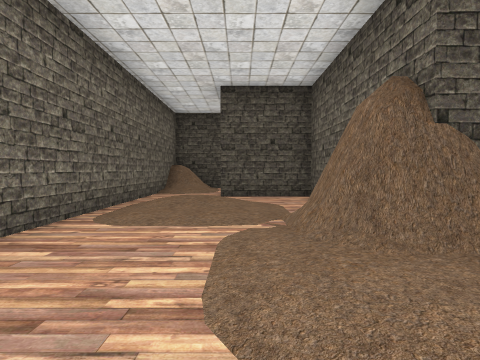
View 1 (above)

22 first-person views from a walk through a scene from a Unity 3-D project. The camera is 1.4 m above the floor, tilts 2° down and sees 80° across. The floor is counted in squares, 2 m on a side. Each view is taken from the middle of a square. On the plan, view 1 faces up. The plan holds only what a view shows up to about 10 squares ahead; the rest is blank. The player is left out.

View 2
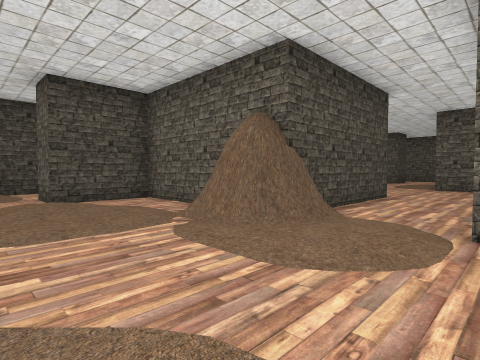

View 3
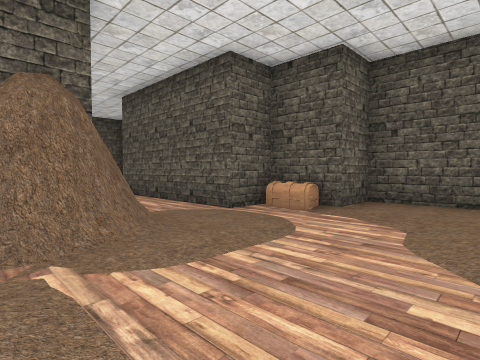

View 4
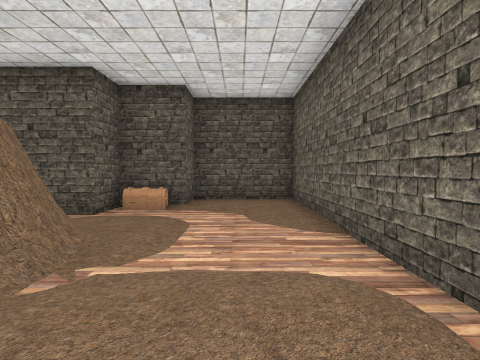

View 5
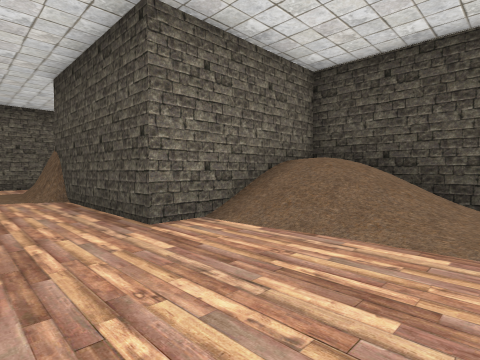

View 6
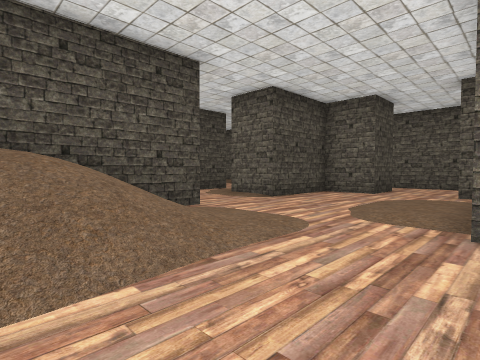

View 7
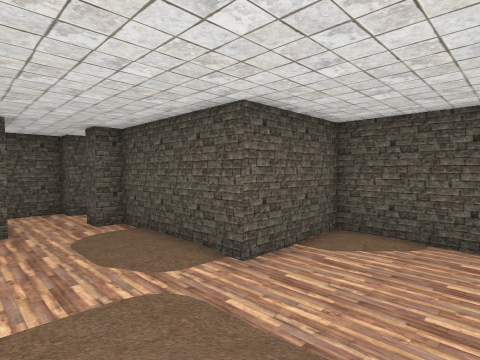

View 8
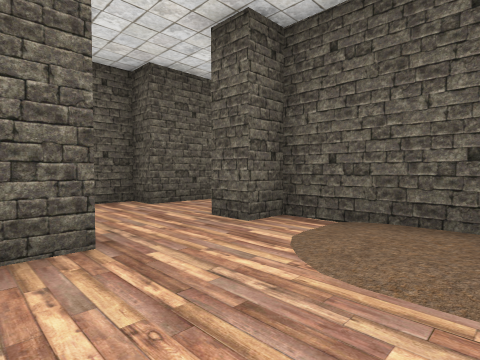

View 9
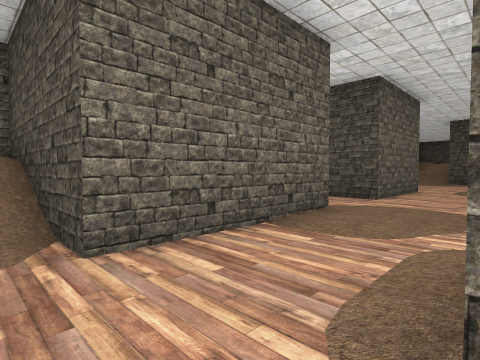

View 10
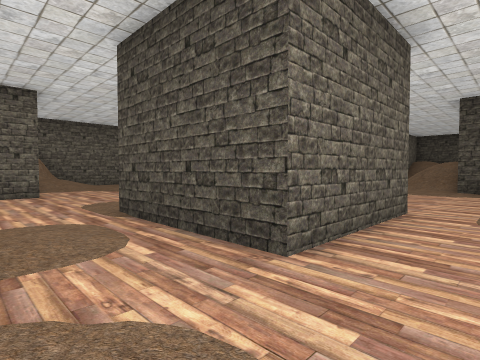

View 11
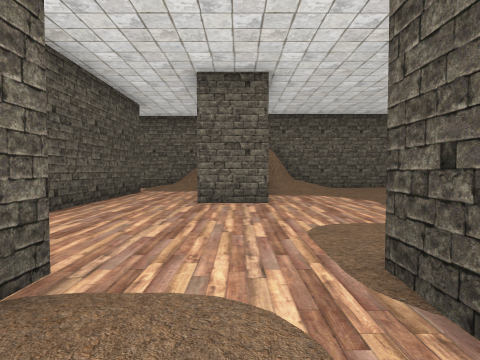

View 12
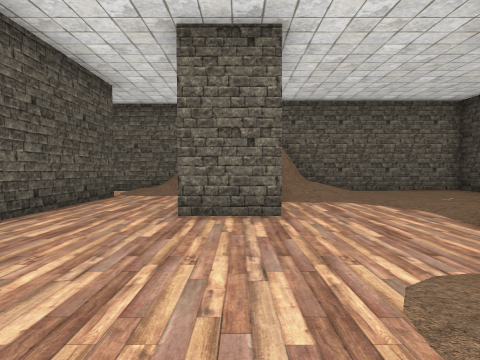

View 13
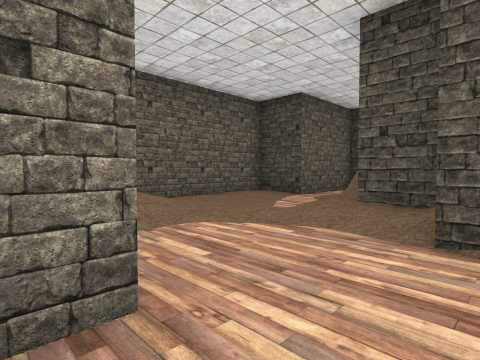

View 14
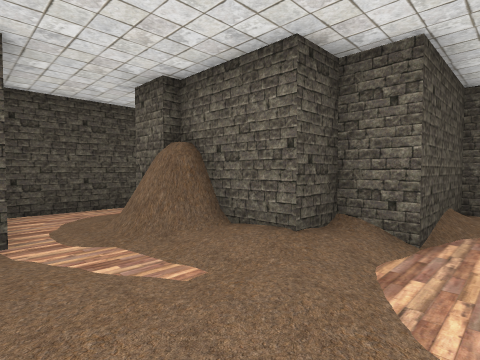

View 15
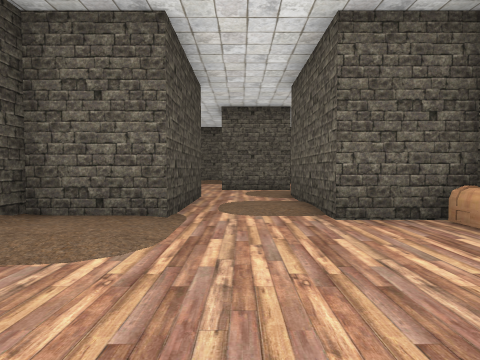

View 16
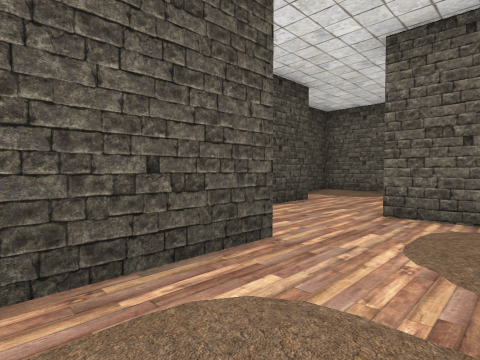

View 17
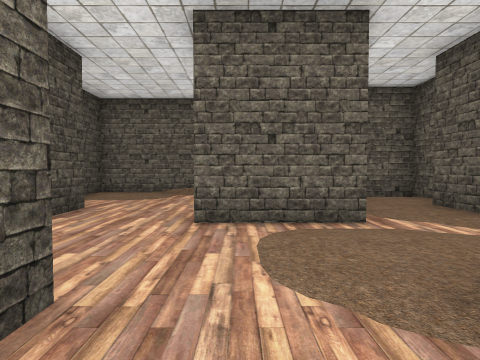

View 18
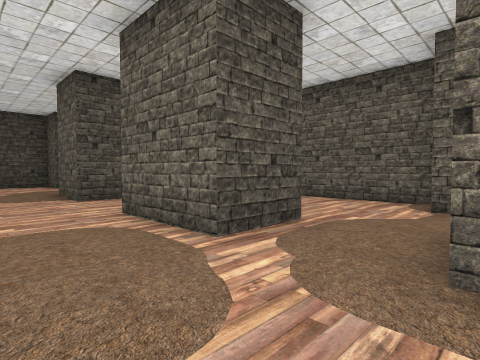

View 19
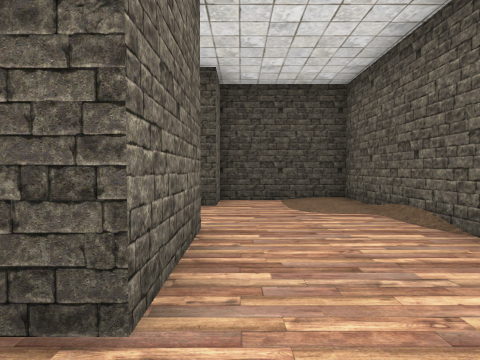

View 20
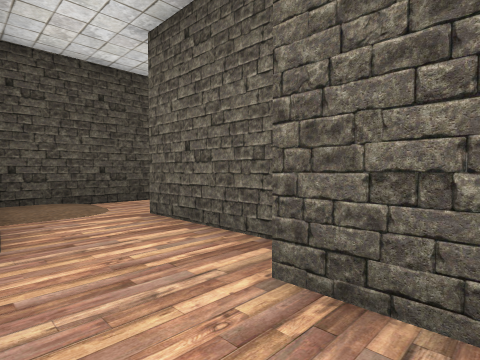

View 21
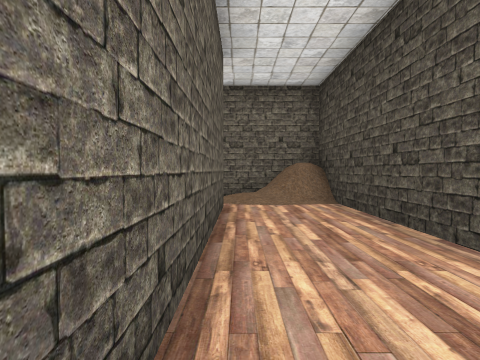

View 22
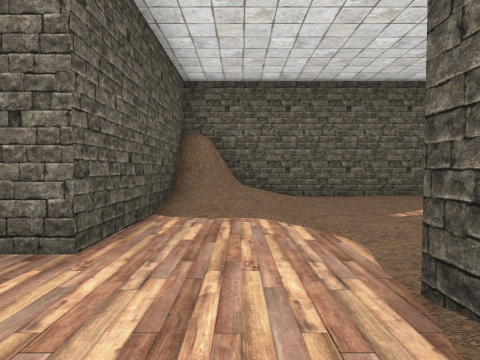

### Floor plan
Key: @ floor where view 1 was taken; # wall or solid block; . main floor; : floor 0.25 m higher than the main floor; + floor 0.5 m higher than the main floor; * floor 2 m higher than the main floor; / step, stairs or slope; C chest.
Columns run from 3 left of view 1 to 20 right of it. Each row starts with its distance up from view 1.
 22   #####     .:#
 21   #...      ....
 20   #./#       ....
 19  ##./#       ....
 18  #../##      ...:
 17  #:.//##     ...:#####
 16  #:.//+#     #..##...#
 15  #/////####  #..##..:#
 14  #//.....:#  #.......#
 13  ##/......####.......#
 12  #####..........##...#
 11 ######..........##...#
 10 #//.......####:......#
  9 #//......C#  #...:..####
  8 #..###### #  #..##:.#:..
  7 #....#   #####..#####...
  6 #/:/.#   #*///.....##..#
  5 #//:.#   #///..........#
  4 #...##   #///..........#
  3 #...######.....:::.#..##
  2 #...:/........######..#
  1 #.............#
  0 #:.@.C####....#
 -1 #:::#C     ..:#
 -2 #####      ####

Positions as (right, up) in squares from view 1, and headings:
1: (0, 0), facing up
2: (-2, 0), facing up-right
3: (-2, 4), facing down-right
4: (-1, 6), facing down
5: (10, 1), facing up-left
6: (7, 2), facing up-right
7: (7, 6), facing down-right
8: (13, 6), facing down-right
9: (13, 6), facing up-left
10: (12, 11), facing up-left
11: (9, 12), facing left
12: (7, 12), facing left
13: (4, 12), facing up-left
14: (-1, 14), facing up-right
15: (3, 12), facing right
16: (8, 11), facing up-right
17: (9, 12), facing right
18: (11, 8), facing up-right
19: (15, 9), facing up
20: (17, 2), facing up-right
21: (5, 9), facing left
22: (5, 14), facing left
